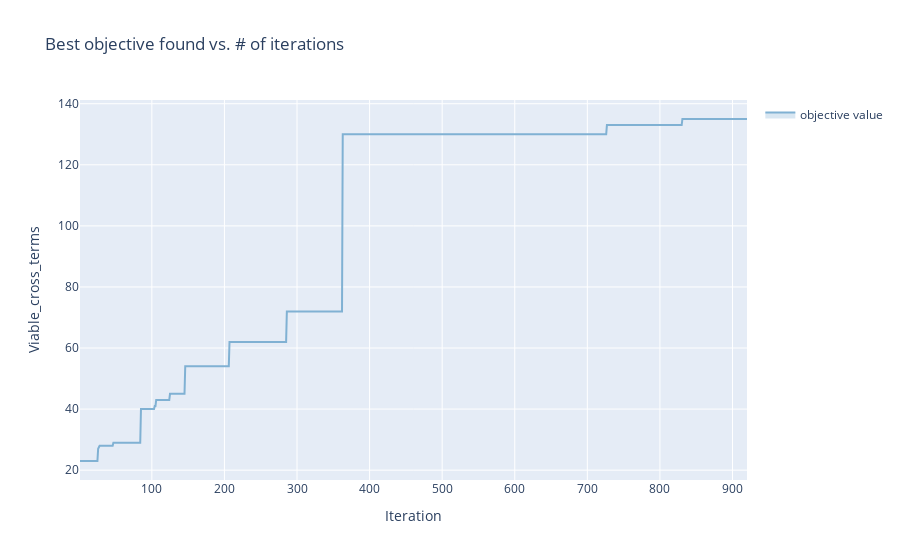

The cell this chart's notebook holds for it:
### Code cell
render(Tag_client.get_optimization_trace())

### Figure 1 — Plotly figure (JSON) as saved in the notebook; plotly's stock layout.template omitted (floating-point values rounded to 4 significant figures; data arrays with more than 128 entries replaced by an {"elided": "..."} marker saying what was removed)
{"data": [{"hoverinfo": "none", "legendgroup": "", "line": {"width": 0}, "mode": "lines", "showlegend": false, "type": "scatter", "x": {"elided": "920 int values"}, "y": {"elided": "920 float values"}}, {"fill": "tonexty", "fillcolor": "rgba(128,177,211,0.3)", "legendgroup": "objective value", "line": {"color": "rgba(128,177,211,1)"}, "mode": "lines", "name": "objective value", "text": {"elided": "920 str values"}, "type": "scatter", "x": {"elided": "920 int values"}, "y": {"elided": "920 float values"}}, {"fill": "tonexty", "fillcolor": "rgba(128,177,211,0.3)", "hoverinfo": "none", "legendgroup": "", "line": {"width": 0}, "mode": "lines", "showlegend": false, "type": "scatter", "x": {"elided": "920 int values"}, "y": {"elided": "920 float values"}}], "layout": {"showlegend": true, "title": {"text": "Best objective found vs. # of iterations"}, "xaxis": {"title": {"text": "Iteration"}}, "yaxis": {"title": {"text": "Viable_cross_terms"}}}}
